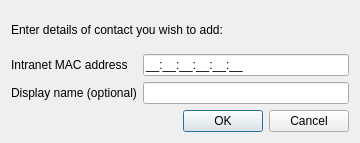
<?xml version="1.0" encoding="UTF-8"?>
<ui version="4.0">
 <class>AddContactDialog</class>
 <widget class="QDialog" name="AddContactDialog">
  <property name="geometry">
   <rect>
    <x>0</x>
    <y>0</y>
    <width>360</width>
    <height>143</height>
   </rect>
  </property>
  <property name="minimumSize">
   <size>
    <width>360</width>
    <height>143</height>
   </size>
  </property>
  <property name="maximumSize">
   <size>
    <width>360</width>
    <height>143</height>
   </size>
  </property>
  <property name="windowTitle">
   <string>Add contact</string>
  </property>
  <property name="modal">
   <bool>true</bool>
  </property>
  <layout class="QVBoxLayout" name="verticalLayout">
   <item>
    <widget class="QLabel" name="description">
     <property name="text">
      <string>Enter details of contact you wish to add:</string>
     </property>
    </widget>
   </item>
   <item>
    <layout class="QFormLayout" name="form">
     <item row="0" column="0">
      <widget class="QLabel" name="addressLabel">
       <property name="text">
        <string>Intranet MAC address</string>
       </property>
      </widget>
     </item>
     <item row="1" column="0">
      <widget class="QLabel" name="displayNameLabel">
       <property name="text">
        <string>Display name (optional)</string>
       </property>
      </widget>
     </item>
     <item row="0" column="1">
      <widget class="QLineEdit" name="addressEdit">
       <property name="inputMask">
        <string>&gt;HH:HH:HH:HH:HH:HH;_</string>
       </property>
       <property name="echoMode">
        <enum>QLineEdit::Normal</enum>
       </property>
      </widget>
     </item>
     <item row="1" column="1">
      <widget class="QLineEdit" name="displayNameEdit"/>
     </item>
    </layout>
   </item>
   <item>
    <widget class="QDialogButtonBox" name="buttons">
     <property name="orientation">
      <enum>Qt::Horizontal</enum>
     </property>
     <property name="standardButtons">
      <set>QDialogButtonBox::Cancel|QDialogButtonBox::Ok</set>
     </property>
    </widget>
   </item>
  </layout>
 </widget>
 <resources/>
 <connections>
  <connection>
   <sender>buttons</sender>
   <signal>accepted()</signal>
   <receiver>AddContactDialog</receiver>
   <slot>accept()</slot>
   <hints>
    <hint type="sourcelabel">
     <x>248</x>
     <y>254</y>
    </hint>
    <hint type="destinationlabel">
     <x>157</x>
     <y>274</y>
    </hint>
   </hints>
  </connection>
  <connection>
   <sender>buttons</sender>
   <signal>rejected()</signal>
   <receiver>AddContactDialog</receiver>
   <slot>reject()</slot>
   <hints>
    <hint type="sourcelabel">
     <x>316</x>
     <y>260</y>
    </hint>
    <hint type="destinationlabel">
     <x>286</x>
     <y>274</y>
    </hint>
   </hints>
  </connection>
 </connections>
</ui>
